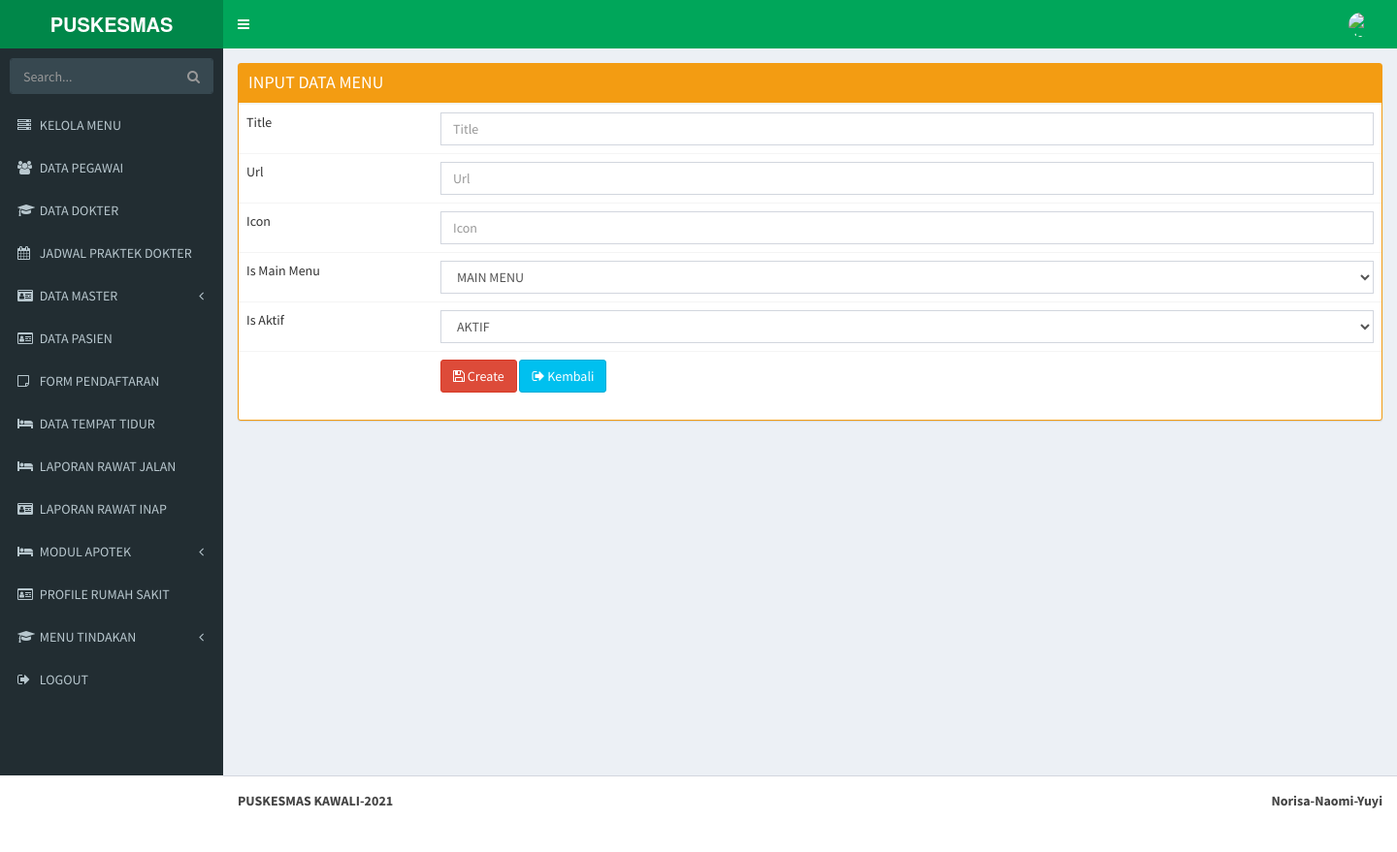
The app's page /index.php/kelolamenu/create with its own data.
### tables this page shows
CREATE TABLE `tbl_profil_rumah_sakit` (
  `id` int(11) NOT NULL,
  `nama_rumah_sakit` varchar(50) NOT NULL,
  `alamat` text NOT NULL,
  `propinsi` varchar(30) NOT NULL,
  `kabupaten` varchar(30) NOT NULL,
  `no_telpon` varchar(13) NOT NULL,
  `logo` text NOT NULL
);

CREATE TABLE `tbl_menu` (
  `id_menu` int(11) NOT NULL,
  `title` varchar(50) NOT NULL,
  `url` varchar(30) NOT NULL,
  `icon` varchar(30) NOT NULL,
  `is_main_menu` int(11) NOT NULL,
  `is_aktif` enum('y','n') NOT NULL COMMENT 'y=yes,n=no'
);

### application/libraries/Template.php (called while the page is built)
<?php if ( ! defined('BASEPATH')) exit('No direct script access allowed');
class Template {
		var $template_data = array();
		function set($name, $value)
		{
			$this->template_data[$name] = $value;
		}
		function load($template = '', $view = '' , $view_data = array(), $return = FALSE)
		{
			$this->CI =& get_instance();
			$this->set('contents', $this->CI->load->view($view, $view_data, TRUE));
			return $this->CI->load->view($template, $this->template_data, $return);
		}
}

### application/controllers/Kelolamenu.php (called while the page is built, shortened)
<?php
class Kelolamenu extends CI_Controller
{
    public function create()
    {
        $data = array(
            'button' => 'Create',
            'action' => site_url('kelolamenu/create_action'),
	    'id_menu' => set_value('id_menu'),
	    'title' => set_value('title'),
	    'url' => set_value('url'),
	    'icon' => set_value('icon'),
	    'is_main_menu' => set_value('is_main_menu'),
	    'is_aktif' => set_value('is_aktif'),
	);
        $this->template->load('template','kelolamenu/tbl_menu_form', $data);
    }
}

### index.php (called while the page is built, shortened)
<?php
require_once BASEPATH.'core/CodeIgniter.php';

### application/helpers/rs_helper.php (called while the page is built, shortened)
<?php
function getInfoRS($field){
    $ci = get_instance();
    $ci->db->where('id',1);
    $rs = $ci->db->get('tbl_profil_rumah_sakit')->row_array();
    return $rs[$field];
}
?>

### application/views/kelolamenu/tbl_menu_form.php (the view, shortened to what this page needs)
<div class="content-wrapper">
    <section class="content">
        <div class="box box-warning box-solid">
            <div class="box-header with-border">
                <h3 class="box-title">INPUT DATA MENU</h3>
            </div>
            <form action="<?php echo $action; ?>" method="post">
<table class='table table-bordered>'>
	    <tr><td width='200'>Title <?php echo form_error('title') ?></td><td><input type="text" class="form-control" name="title" id="title" placeholder="Title" value="<?php echo $title; ?>" /></td></tr>
	    <tr><td width='200'>Url <?php echo form_error('url') ?></td><td><input type="text" class="form-control" name="url" id="url" placeholder="Url" value="<?php echo $url; ?>" /></td></tr>
	    <tr><td width='200'>Icon <?php echo form_error('icon') ?></td><td><input type="text" class="form-control" name="icon" id="icon" placeholder="Icon" value="<?php echo $icon; ?>" /></td></tr>
	    <tr><td width='200'>Is Main Menu <?php echo form_error('is_main_menu') ?></td><td>                            <select name="is_main_menu" class="form-control">
                                <option value="0">MAIN MENU</option>
                            </select></td></tr>
            <tr><td width='200'>Is Aktif <?php echo form_error('is_aktif') ?></td><td><?php echo form_dropdown('is_aktif',array('y'=>'AKTIF','n'=>'TIDAK'),$is_aktif,array('class'=>'form-control'))?></td></tr>
	    <tr><td></td><td><input type="hidden" name="id_menu" value="<?php echo $id_menu; ?>" />
	    <button type="submit" class="btn btn-danger"><i class="fa fa-floppy-o"></i> <?php echo $button ?></button>
	    <a href="<?php echo site_url('kelolamenu') ?>" class="btn btn-info"><i class="fa fa-sign-out"></i> Kembali</a></td></tr>
	</table></form>        </div>
</div>
</div>

### application/views/template.php (shortened to what this page needs)
<!DOCTYPE html>
<html>
    <head>
        <link rel="stylesheet" href="<?php echo base_url() ?>assets/jquery-ui/themes/base/minified/jquery-ui.min.css" type="text/css" />
        <link rel="stylesheet" href="<?php echo base_url() ?>assets/adminlte/bower_components/bootstrap/dist/css/bootstrap.min.css">
        <link rel="stylesheet" href="<?php echo base_url() ?>assets/adminlte/bower_components/font-awesome/css/font-awesome.min.css">
        <link rel="stylesheet" href="<?php echo base_url() ?>assets/adminlte/bower_components/select2/dist/css/select2.min.css">
        <link rel="stylesheet" href="<?php echo base_url() ?>assets/adminlte/bower_components/Ionicons/css/ionicons.min.css">
        <link rel="stylesheet" href="<?php echo base_url() ?>assets/adminlte/bower_components/datatables.net-bs/css/dataTables.bootstrap.min.css">
        <link rel="stylesheet" href="<?php echo base_url() ?>assets/adminlte/dist/css/AdminLTE.min.css">
        <link rel="stylesheet" href="<?php echo base_url() ?>assets/adminlte/dist/css/skins/_all-skins.min.css">
    </head>
    <body class="hold-transition skin-green sidebar-mini">
        <div class="wrapper">
            <header class="main-header">
                <a href="<?php echo base_url() ?>adminlte/index2.html" class="logo">
                    <span class="logo-lg"><b><?php echo getInfoRS('nama_rumah_sakit') ?></b></span>
                </a>
                <nav class="navbar navbar-static-top">
                    <a href="#" class="sidebar-toggle" data-toggle="push-menu" role="button">
                    </a>
                    <div class="navbar-custom-menu">
                        <ul class="nav navbar-nav">
                            <li class="dropdown user user-menu">
                                <a href="#" class="dropdown-toggle" data-toggle="dropdown">
                                    <img src="<?php echo base_url() ?>assets/foto_profil/logo.png" class="user-image" alt="User Image">
                                </a>
                            </li>
                        </ul>
                    </div>
                </nav>
            </header>
            <aside class="main-sidebar">
                <?php $this->load->view('template/sidebar'); ?>
            </aside>
            <?php
            echo $contents;
            ?>
            <footer class="main-footer">
                <div class="pull-right hidden-xs">
                    <b>Norisa-Naomi-Yuyi</b>
                </div>
                <strong>PUSKESMAS KAWALI-2021</a> </strong>
            </footer>
    </body>
</html>

### application/views/template/sidebar.php (shortened to what this page needs)
<section class="sidebar">
    <form action="#" method="get" class="sidebar-form">
        <div class="input-group">
            <input type="text" name="q" class="form-control" placeholder="Search...">
            <span class="input-group-btn">
                <button type="submit" name="search" id="search-btn" class="btn btn-flat"><i class="fa fa-search"></i>
                </button>
            </span>
        </div>
    </form>
    <ul class="sidebar-menu" data-widget="tree">
        <?php
        $this->db->where('is_main_menu',0);
        $this->db->where('is_aktif','y');
        $main_menu = $this->db->get('tbl_menu')->result();
        foreach ($main_menu as $menu){
            $this->db->where('is_main_menu',$menu->id_menu);
            $this->db->where('is_aktif','y');
            $submenu = $this->db->get('tbl_menu');
            if($submenu->num_rows()>0){
                echo "<li class='treeview'>
                        <a href='#'>
                            <i class='$menu->icon'></i> <span>".strtoupper($menu->title)."</span>
                            <span class='pull-right-container'>
                                <i class='fa fa-angle-left pull-right'></i>
                            </span>
                        </a>
                        <ul class='treeview-menu' style=' '>";
                        echo" </ul>
                    </li>";
            }else{
                echo "<li>";
                echo anchor($menu->url,"<i class='".$menu->icon."'></i> ".strtoupper($menu->title));
                echo "</li>";
            }
        }
        ?>
        <li><?php echo anchor('auth/logout',"<i class='fa fa-sign-out'></i> LOGOUT");?></li>
    </ul>
</section>

### records on screen
tbl_profil_rumah_sakit: nama_rumah_sakit "PUSKESMAS…"
tbl_menu: url+icon+title "KELOLA MENU"
tbl_menu: url+icon+title "DATA PEGAWAI"
tbl_menu: url+icon+title "DATA DOKTER"
tbl_menu: url+icon+title "JADWAL PRAKTEK DOKTER"
tbl_menu: title "DATA MASTER"
tbl_menu: url+icon+title "DATA PASIEN"
tbl_menu: url+icon+title "FORM PENDAFTARAN"
tbl_menu: url+icon+title "DATA TEMPAT TIDUR"
tbl_menu: url+icon+title "LAPORAN RAWAT JALAN"
tbl_menu: url+icon+title "LAPORAN RAWAT INAP"
tbl_menu: title "MODUL APOTEK"
tbl_menu: url+icon+title "PROFILE RUMAH SAKIT"
tbl_menu: title "MENU TINDAKAN"

### other values on screen
anchor('auth/logout',"<i class='fa fa-sign-out'></i> LOGOUT") "LOGOUT"
$button "Create"
